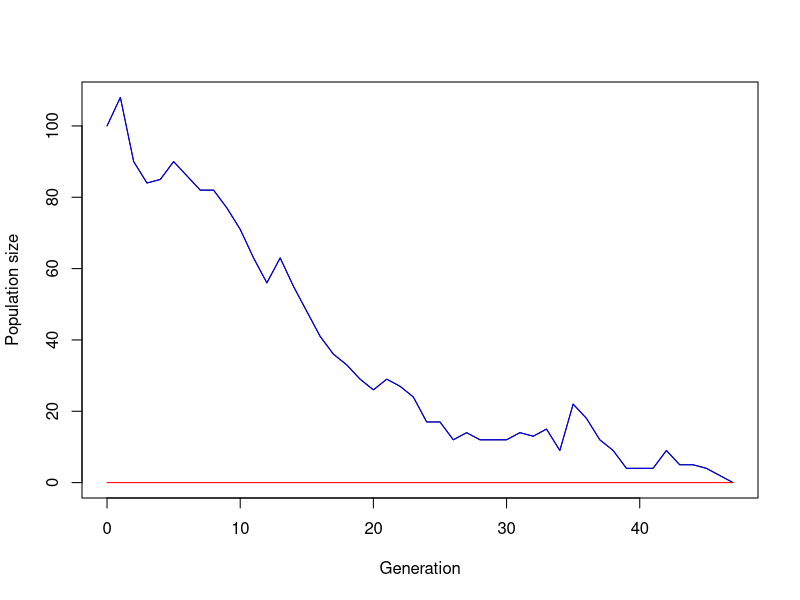

The R source for this figure: (Note: this script raises an error after producing the figure.)
## ---- chunk 1
simulate_one_gen <- function(N_a, N_A, decay_rate, sel_coeff, mut_rate, K) {
  # total population size and per-capita growth rates without competition
  N_tot <- N_a + N_A
  rho_a <- -decay_rate
  rho_A <- sel_coeff - decay_rate
  # logistic growth: crowding reduces the growth of both types equally (set to 0 if negative)
  mean_a <- N_a * max(0, 1 + rho_a - rho_A * N_tot / K)
  mean_A <- N_A * max(0, 1 + rho_A - rho_A * N_tot / K)
  # draw offspring according to Poisson distribution
  offsp_a <- rpois(1, mean_a)
  offsp_A <- rpois(1, mean_A)
  # print(offsp_a)
  # print(offsp_A)
  # draw new mutants according to Poisson distribution
  mut_a_to_A <- rpois(1, offsp_a * mut_rate)
  
  # determine new population sizes of wild type and mutant
  N_a_new <- offsp_a - mut_a_to_A
  N_A_new <-  offsp_A + mut_a_to_A
  
  return(c(N_a_new, N_A_new))
}

 
# Test the function
print(simulate_one_gen(100,0,0.1,0.2,0.001,1000))



## ---- chunk 2
simulate_pop <- function(N_init_a, N_init_A, decay_rate, sel_coeff, mut_rate, t_max, K) {
  # Create the vector in which to save the results
  pop_vector <- c(N_init_a, N_init_A)
  # initiate the variables
  pop_new <- c(N_init_a, N_init_A)
  # Create the time at which the population splits
  split_time <- split_time <- sample(1:t_max, 1)
  print(split_time) # Just to check the value
  
  # run the simulation until generation t_max
  for (i in 1:t_max) {
    # Time when the fragmentation occur
    if (i == split_time + 1) {
    # Create the new habitats (creating new K)
    K_B <- K * habitat_prop
    K_C <- K * (1 - habitat_prop)
    # Distribute the individuals randomly
  
 }
    # redefine the current population one generation later
    pop_new <- simulate_one_gen(pop_new[1],pop_new[2], decay_rate, sel_coeff, mut_rate,K)
    # add the new population sizes to the output vector
    pop_vector <- rbind(pop_vector,pop_new)
    # condition to stop the simulation before t_max: either the population exceeds 1.5 times the original population size, or it goes extinct
    if ( pop_new[1]+pop_new[2]==0) break
  }
 
  # define the row and column names of the output vector
  rownames(pop_vector) <- (0:t_max)[1:length(pop_vector[,1])] # note that the vector has to be cut if the simulation stopped early
  colnames(pop_vector) <- c("a","A")
  # return the result
  return(pop_vector)	
}
# Test the function an plot the result
# set t_max to a value to be used througout
max_gen <- 1000
# create your simulation data
output <- simulate_pop(100,0,0.1,0.02,0.001,max_gen, 1000)
# show the last few lines of the data table
print(tail(output))
# plot the output - note that the plot range and the x axis have to be adjusted based on the length of the table
# determine x axis range 
x_range <- 0:(length(output[,1])-1)
# this plots the total population size
plot(x_range,output[,1]+output[,2],type='l',ylim=c(0,max(output[,1]+output[,2])),xlab = "Generation",ylab = "Population size")
# add number of wild type individuals
lines(x_range,output[,1], col="blue")
# add number of mutant individuals
lines(x_range,output[,2], col="red")
## ---- chunk 3
# set some parameters to fixed values
init_a <- 100
init_A <- 0
m_rate <- 0.001
max_gen <- 1000
# determine how often to run the simulation for each set of parameters
no_replicates <- 100

# set parameters to vary
s_values <- c(0.2,0.3,0.4)
r_values <- c(0.05,0.1,0.15)

# initialize data table - where to collect the results
data_table <- c()
# run the simulation across all chosen parameters
# loop over decay rates
for(rval in r_values){
  # loop over selection coefficients
  for(sval in s_values){
    # different way of running many simulations: make replicates using "repeat" function with a counter i
    # reset counter
    i<-1
    repeat {
      # increase counter by one
      i<-i+1
      # run the simulation once
      one_run <- simulate_pop(init_a,init_A,rval,sval,m_rate,max_gen)
      # determine total population sizes
      total_size <- one_run[,1]+one_run[,2]
      # determine minimum population size
      min_size <- min(total_size)
      # determine (first) generation at which this population size occurred
      min_gen <- as.numeric(which(total_size==min_size)[1])
      # enter the data into the table
      data_table <- rbind(data_table,c(rval,sval,min_gen,min_size)) # note that we add the varying parameters (decay rate and selection coefficient) to the table too
      # stop the repeated computation after no_replicates times
      if(i>no_replicates) break
    }
  }
}
# define column names of data table
colnames(data_table) <- c("r","s","min_gen","no_min")
# show the first lines of the output
print(head(data_table))
